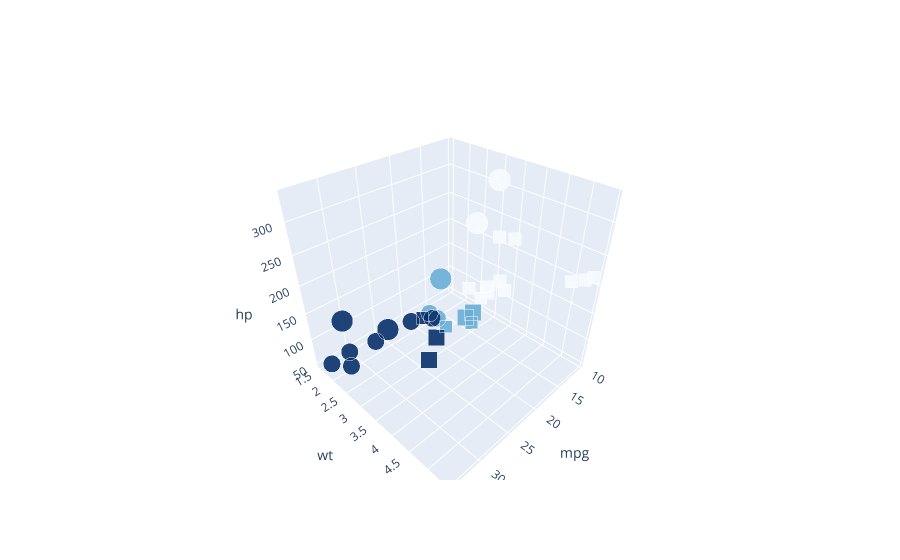

Notebook source saved alongside this figure:
### Code cell
markersize = data['gear']*3
markercolor = data['cyl']
markershape = data['am'].replace(0,"square").replace(1,"circle")
graph2 = go.Scatter3d(x=data['mpg'],
                    y=data['wt'],
                    z=data['hp'],
                    marker=dict(size=markersize,
                                color=markercolor,
                                symbol=markershape,
                                opacity=0.9,
                                reversescale=True,
                                colorscale='Blues'),
                    line=dict (width=0.12),
                      mode='markers'
                    )
layout = go.Layout(scene=dict(xaxis=dict(title="mpg"),
                   yaxis=dict( title="wt"),
                   zaxis=dict(title='hp')),)
go.Figure(graph2, layout = layout).show()

### Figure 1 — Plotly figure (JSON) as saved in the notebook; plotly's stock layout.template omitted (floating-point values rounded to 4 significant figures)
{"data": [{"line": {"width": 0.12}, "marker": {"color": [6, 6, 4, 6, 8, 6, 8, 4, 4, 6, 6, 8, 8, 8, 8, 8, 8, 4, 4, 4, 4, 8, 8, 8, 8, 4, 4, 4, 8, 6, 8, 4], "colorscale": [[0, "rgb(247,251,255)"], [0.125, "rgb(222,235,247)"], [0.25, "rgb(198,219,239)"], [0.375, "rgb(158,202,225)"], [0.5, "rgb(107,174,214)"], [0.625, "rgb(66,146,198)"], [0.75, "rgb(33,113,181)"], [0.875, "rgb(8,81,156)"], [1, "rgb(8,48,107)"]], "opacity": 0.9, "reversescale": true, "size": [12, 12, 12, 9, 9, 9, 9, 12, 12, 12, 12, 9, 9, 9, 9, 9, 9, 12, 12, 12, 9, 9, 9, 9, 9, 12, 15, 15, 15, 15, 15, 12], "symbol": ["circle", "circle", "circle", "square", "square", "square", "square", "square", "square", "square", "square", "square", "square", "square", "square", "square", "square", "circle", "circle", "circle", "square", "square", "square", "square", "square", "circle", "circle", "circle", "circle", "circle", "circle", "circle"]}, "mode": "markers", "type": "scatter3d", "x": [21, 21, 22.8, 21.4, 18.7, 18.1, 14.3, 24.4, 22.8, 19.2, 17.8, 16.4, 17.3, 15.2, 10.4, 10.4, 14.7, 32.4, 30.4, 33.9, 21.5, 15.5, 15.2, 13.3, 19.2, 27.3, 26, 30.4, 15.8, 19.7, 15, 21.4], "y": [2.62, 2.875, 2.32, 3.215, 3.44, 3.46, 3.57, 3.19, 3.15, 3.44, 3.44, 4.07, 3.73, 3.78, 5.25, 5.424, 5.345, 2.2, 1.615, 1.835, 2.465, 3.52, 3.435, 3.84, 3.845, 1.935, 2.14, 1.513, 3.17, 2.77, 3.57, 2.78], "z": [110, 110, 93, 110, 175, 105, 245, 62, 95, 123, 123, 180, 180, 180, 205, 215, 230, 66, 52, 65, 97, 150, 150, 245, 175, 66, 91, 113, 264, 175, 335, 109]}], "layout": {"scene": {"xaxis": {"title": {"text": "mpg"}}, "yaxis": {"title": {"text": "wt"}}, "zaxis": {"title": {"text": "hp"}}}}}
